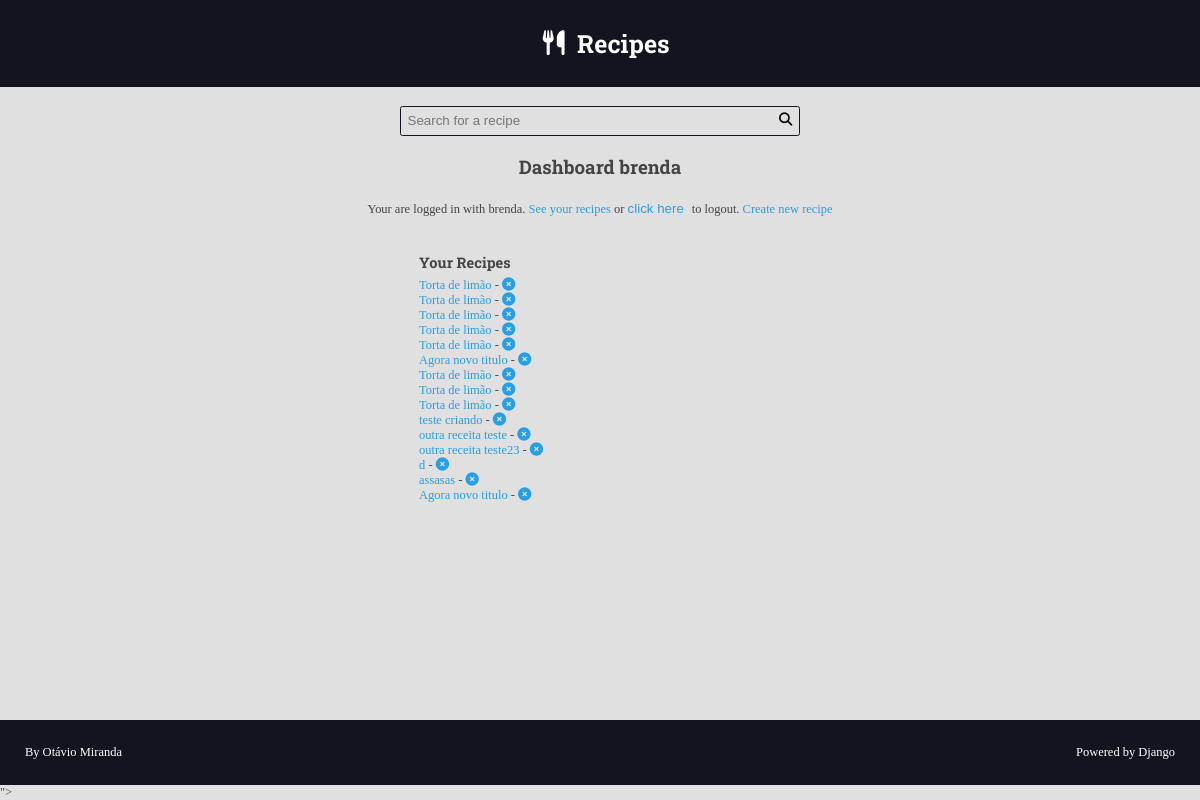
The app's page /authors/dashboard/ (signed in), older data.
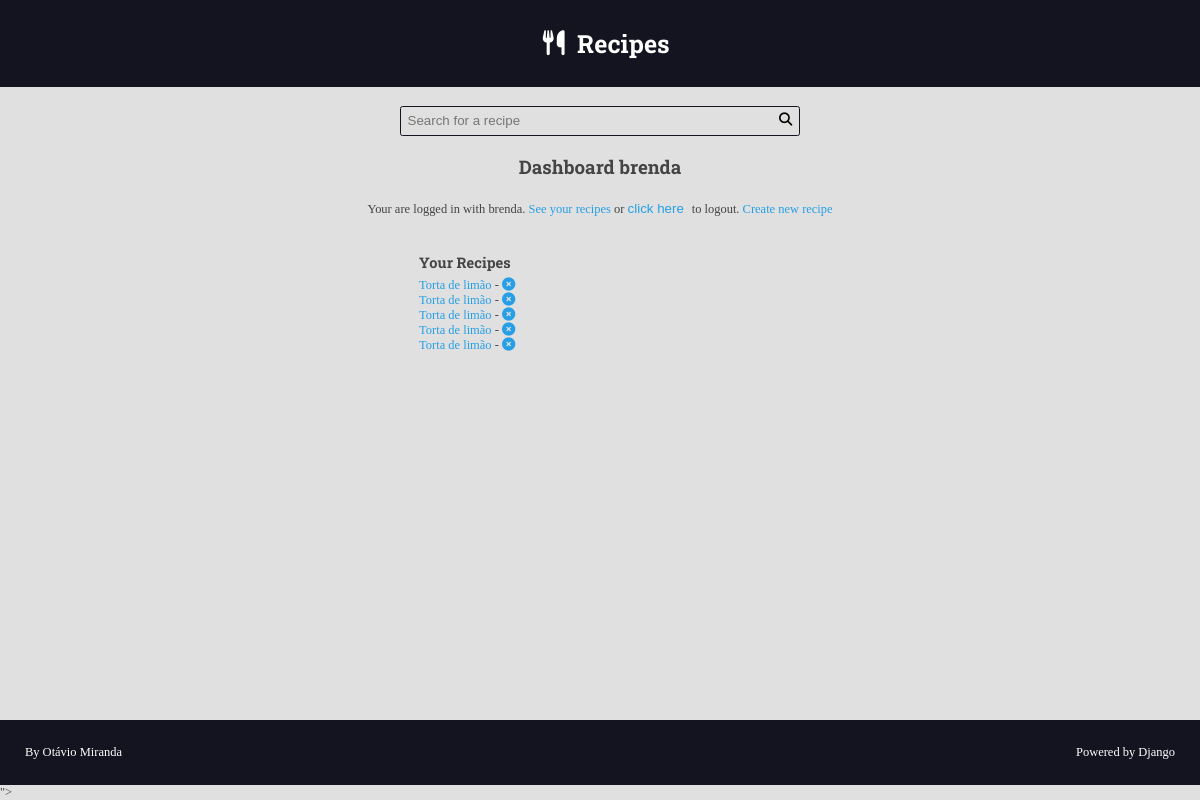
The same page, newer data.
### recipes/models.py (models this page shows, shortened)
class Recipe(models.Model):
    title = models.CharField(max_length=65)
    description = models.CharField(max_length=165)
    slug = models.SlugField(unique=True)
    preparation_time = models.IntegerField()
    preparation_time_unit = models.CharField(max_length=65)
    servings = models.IntegerField()
    servings_unit = models.CharField(max_length=65)
    preparation_steps = models.TextField()
    preparation_steps_is_html = models.BooleanField(default=False)
    created_at = models.DateTimeField(auto_now_add=True)
    updated_at = models.DateTimeField(auto_now=True)
    is_published = models.BooleanField(default=False)
    cover = models.ImageField(upload_to='recipes/covers/%Y/%m/%d/', blank=True, default='')
    category = models.ForeignKey(Category, on_delete=models.SET_NULL, null=True, blank=True, default=None)
    author = models.ForeignKey(User, on_delete=models.SET_NULL, null=True)

### authors/views/all.py (the view)
# urls.py: path('dashboard/', views.dashboard, name='dashboard'),
@login_required(login_url='login', redirect_field_name='next')
def dashboard(request):
   recipes = Recipe.objects.filter(
      is_published=False,
      author=request.user
   )
   return render(request,'authors/pages/dashboard.html',
                 {
                    'recipes':recipes
                 })

### authors/templates/authors/pages/dashboard.html (shortened to what this page needs)
{% extends 'global/base.html' %}
{% block content %}
  <div class="main-content center container">
    <h2>Dashboard {{user}}</h2>
    {% include 'authors/partials/login_message.html' %}
    <div class="authors-dashboard-container">
      <h3>
        Your Recipes
      </h3>
      <ul>
        {% for recipe in recipes%}
          <li>
            <a href="{% url 'dashboard_recipe_edit' recipe.id %}">
              {{recipe.title}}
            </a> -
            <form class="inline-form form-delete" action="{% url 'dashboard_recipe_delete' %}" method="POST">
              <button class="plaintext-button" type="submit"><i class="fa-solid fa-circle-xmark"></i></button>
            </form>
          </li>
          {% empty %}
          <li>
            <p>You do not have recipes, please create one</p>
          </li>
        {% endfor %}
      </ul>
    </div>
  </div>
{% endblock content %}

### templates/global/base.html (shortened to what this page needs)
{% load static %}
<html lang="pt-BR">
<head>
    {% include 'global/partials/head.html' %}
</head>
<body>
{% include 'global/partials/header.html'%}
{% include 'global/partials/search.html' %}
<main class="main-content-container">
    {% block content %}{% endblock %}
</main>
{% include 'global/partials/footer.html'%}
<script src="{% static 'global/js/scripts.js' %}"></script>">
</body>
</html>

### templates/global/partials/head.html (shortened to what this page needs)
{% load static %}
<link rel="stylesheet" href="https://cdnjs.cloudflare.com/ajax/libs/font-awesome/5.15.4/css/fontawesome.min.css"
/>
<link rel="stylesheet" href="https://cdnjs.cloudflare.com/ajax/libs/font-awesome/5.15.4/css/brands.min.css"
/>
<link rel="stylesheet" href="https://cdnjs.cloudflare.com/ajax/libs/font-awesome/5.15.4/css/solid.min.css"
/>
<link rel="stylesheet" href="{% static 'global/css/style.css' %}">
<link rel="stylesheet" href="{% static 'global/css/global_style.css' %}">
<link rel="stylesheet" href="https://cdnjs.cloudflare.com/ajax/libs/font-awesome/6.5.1/css/all.min.css">

### templates/global/partials/header.html
<header class="main-header-container">
    <div class="main-header container">
        <h1><a class="main-logo" href="{% url 'recipes:home' %}">
            <i class="fas fa-utensils main-logo-icon"></i>
            <span class="main-logo-text">Recipes {{nome}}</span>
        </a>
        </h1>
    </div>
</header>

### templates/global/partials/search.html
<div class="search-container">
    <div class="container">
        <form action="{% url 'recipes:search' %}" method="GET" class="search-form">
            <input type="search" class="search-input" name="search" value="{{search_term}}" placeholder="Search for a recipe" required>
            <button type="submit" class="search-button"><i class="fas fa-search"> </i></button>
        </form>
    </div>
</div>

### authors/templates/authors/partials/login_message.html (shortened to what this page needs)
{% if request.user.is_authenticated %}
    <div class="login-message">
      Your are logged in with {{request.user.username}}.
      <a href="{% url 'dashboard' %}">See your recipes</a> or
      <form class="inline-form" action="{% url 'logout' %}" method="POST"> {% csrf_token %}
        <button class="plaintext-button" type="submit"> click here  </button>
      </form>  to logout.
      <a href="{% url 'dashboard_recipe_create' %}">Create new recipe</a>
    </div>
    {% endif %}

### templates/global/partials/footer.html
<footer class="main-footer">
  <div class="developer">
    <a href="https://www.otaviomiranda.com.br/" target="_blank" rel="noreferrer noopener">By Otávio Miranda</a>
  </div>
  <div class="powered">
    <a href="https://www.djangoproject.com/" target="_blank" rel="noreferrer noopener">Powered by Django</a>
  </div>
</footer>

### base_static/global/css/style.css (style rules this page uses)
:root { --color-primary: #269fe6; --color-primary-hover: #2086c2; --color-primary-dark: #13141f; --color-primary-dark-hover: #212336; --color-primary-light: #d4ecfa; --color-primary-light-hover: #bdd8e7; --color-white: #fff; --color-black: #000; --color-dark-text: #444; --color-info-light: #cce5ff; --color-debug-light: #cce5ff; --color-success-light: #d4edda; --color-alert-light: #fff3cd; --color-warning-light: #fff3cd; --color-error-light: #f8d7da; --color-info-dark: #4d86c4; --color-debug-dark: #4d86c4; --color-success-dark: #4a9c5d; --color-alert-dark: #927f40; --color-warning-dark: #927f40; --color-error-dark: #da525d; --color-gray-0: #f9f9f9; --color-gray-1: #e0e0e0; --color-gray-2: #c7c7c7; --color-gray-3: #aeaeae; --color-gray-4: #959595; --color-gray-5: #7d7d7d; --color-gray-6: #646464; --color-gray-7: #4b4b4b; --color-gray-8: #323232; --color-gray-9: #191919; --font-primary: sans-serif; --font-headings: 'Roboto Slab', serif; --spacing-gutter-medium: 3rem; --spacing-gutter-large: 4rem; }
* { padding: 0; margin: 0; box-sizing: border-box; }
html { font-size: 39%; }
body { font-size: 2rem; font-family: (--font-primary); background: var(--color-gray-1); color: var(--color-dark-text); display: flex; flex-direction: column; height: 100vh; }
h1,h2,h3,h4,h5,h6 { font-family: var(--font-headings); }
a { color: var(--color-primary); text-decoration: none; }
.container { max-width : 144rem; margin: 0 auto; padding: var(--spacing-gutter-medium); }
.main-header-container { background: var(--color-primary-dark); }
.main-logo { font-size: 4rem; color: var(--color-white); text-decoration: none; display: flex; flex-flow: row nowrap; align-items: center; justify-content: center; width: fit-content; margin: auto; }
.main-logo-icon { margin: 2rem; }
.search-form { border: .2rem solid var(--color-primary-dark); max-width: 64rem; margin: 0 auto; border-radius: .4rem; position: relative; transition: all 300ms ease-in-out; }
.search-input, .search-button { border: none; background: none; outline: none; padding: 1rem; transition: all 300ms ease-in-out; }
.search-input { width: 100%; padding-right: 3rem; }
.search-button { position: absolute; top: 0; right: 0; }
.main-content-container { flex-grow: 1; }
.main-content { padding-top: 0; }
.main-footer { display: flex; align-items: center; justify-content: space-between; background: var(--color-primary-dark); color: var(--color-white); padding: var(--spacing-gutter-large); }
.main-footer a { color: var(--color-white); text-decoration: none; transition: all 300ms ease-in-out; }
.center { text-align: center; }
.login-message { margin: 1rem 0; }
.authors-dashboard-container { max-width: 64rem; text-align: left; padding: var(--spacing-gutter-medium); margin: 0 auto; }
.authors-dashboard-container h3, .authors-dashboard-container p, .authors-dashboard-container ul { list-style-type:none; margin: 1rem 0; }
.inline-form { display: inline; font-size: 5rem; }
.plaintext-button { display: inline; border: none; background: none; cursor: pointer; color: var(--color-primary); }

Row changes from the older to the newer data that the page shows:
removed Recipe: title "Agora novo titulo"
removed Recipe: title "Torta de limão"
removed Recipe: title "Torta de limão"
removed Recipe: title "Torta de limão"
removed Recipe: title "teste criando"
removed Recipe: title "outra receita teste"
removed Recipe: title "outra receita teste23"
removed Recipe: title "d"
removed Recipe: title "assasas"
removed Recipe: title "Agora novo titulo"
